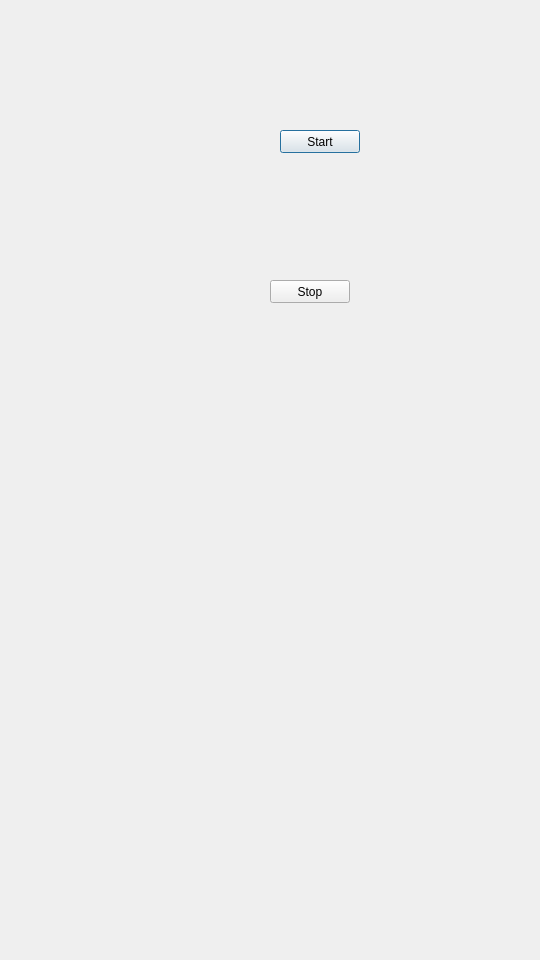
<?xml version="1.0" encoding="UTF-8"?>
<ui version="4.0">
 <class>Dialog</class>
 <widget class="QDialog" name="Dialog">
  <property name="geometry">
   <rect>
    <x>0</x>
    <y>0</y>
    <width>540</width>
    <height>960</height>
   </rect>
  </property>
  <property name="windowTitle">
   <string>Dialog</string>
  </property>
  <widget class="QPushButton" name="pushButtonStart">
   <property name="geometry">
    <rect>
     <x>280</x>
     <y>130</y>
     <width>80</width>
     <height>23</height>
    </rect>
   </property>
   <property name="text">
    <string>Start</string>
   </property>
  </widget>
  <widget class="QPushButton" name="pushButtonStop">
   <property name="geometry">
    <rect>
     <x>270</x>
     <y>280</y>
     <width>80</width>
     <height>23</height>
    </rect>
   </property>
   <property name="text">
    <string>Stop</string>
   </property>
  </widget>
 </widget>
 <resources/>
 <connections/>
</ui>
